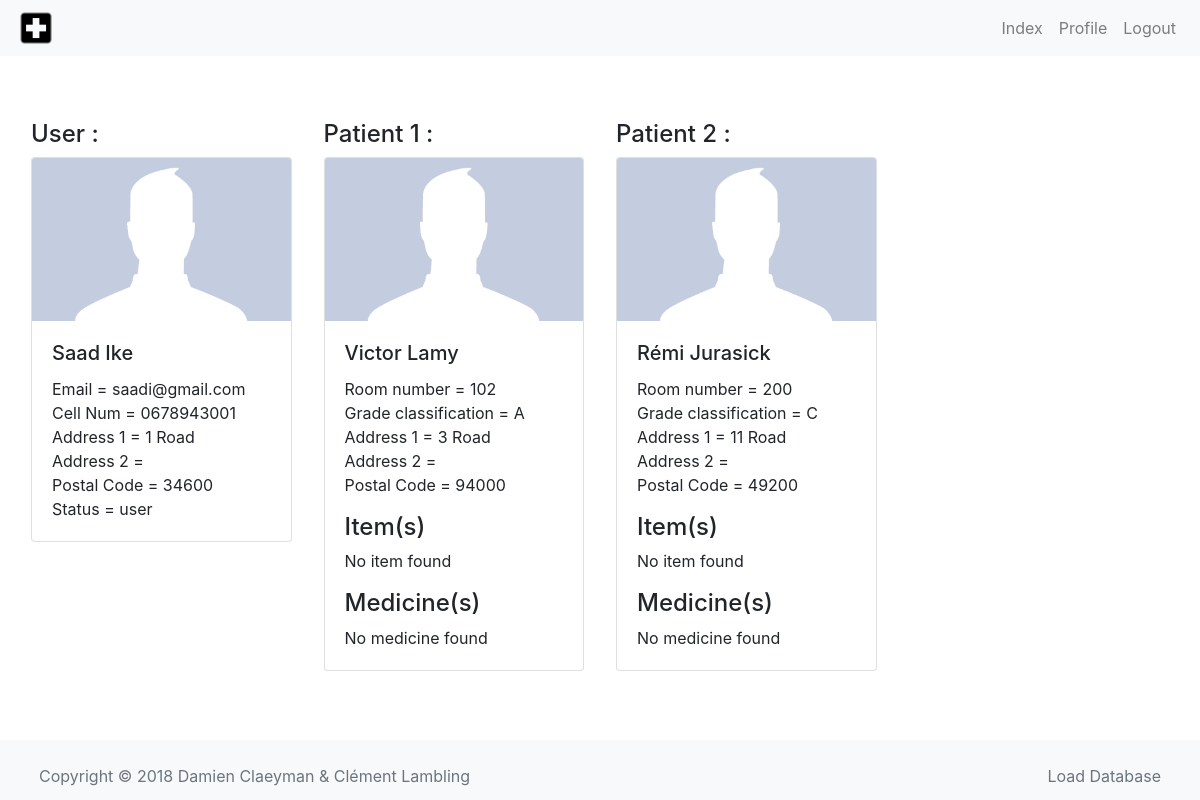
The page /profile.php (signed in) on the database its author committed.
### tables this page shows
CREATE TABLE IF NOT EXISTS `tbl_user` (
  `ID` int(11) NOT NULL AUTO_INCREMENT,
  `FName` varchar(45) NOT NULL,
  `LName` varchar(45) NOT NULL,
  `Address1` varchar(45) NOT NULL,
  `Address2` varchar(45) DEFAULT NULL,
  `PostalCode` int(11) NOT NULL,
  `Email` varchar(45) NOT NULL,
  `CellNum` varchar(45) DEFAULT NULL,
  `Password` varchar(45) NOT NULL,
  `UserImage` varchar(50) DEFAULT NULL,
  `Status` varchar(45) NOT NULL,
  PRIMARY KEY (`ID`)
);

CREATE TABLE IF NOT EXISTS `tbl_patient` (
  `ID` int(11) NOT NULL AUTO_INCREMENT,
  `FName` varchar(45) NOT NULL,
  `LName` varchar(45) NOT NULL,
  `RoomNb` varchar(45) NOT NULL,
  `Password` varchar(45) NOT NULL,
  `Address1` varchar(45) NOT NULL,
  `Address2` varchar(45) DEFAULT NULL,
  `PostalCode` int(11) NOT NULL,
  `GradeClassification` char(1) NOT NULL,
  `PatientImage` varchar(50) DEFAULT NULL,
  `NextOfKin` int(11) NOT NULL,
  PRIMARY KEY (`ID`),
  KEY `fk_tbl_Patient_tbl_User1_idx` (`NextOfKin`)
);

### lib/utilities.php (called while the page is built, shortened)
<?php
function getSessionUser()
{
    if(empty($_SESSION['user']))
    {
        return NULL;
    }
    else
    {
        return unserialize($_SESSION['user']);
    }
}
function autoload($classname)
{
    if (file_exists($file = dirname(__DIR__).'/class/'. $classname . '.php'))
    {
        require $file;
    }
}

### class/User.php (called while the page is built, shortened)
<?php
class User
{
    private $id,
            $cellNum,
            $status;
    public function getId()
    {
        return $this->id;
    }
}

### class/UserManagerPDO.php (called while the page is built, shortened)
<?php
class UserManagerPDO
{
    protected $db;
    public function __construct(PDO $db)
    {
        $this->db = $db;
    }
    public function selectForeignPatient($id)
    {;
        $req = $this->db->prepare('SELECT * FROM tbl_patient WHERE NextOfKin = :id');
        $req->bindValue(':id',$id);
        $req->execute();
        return $req;
    }
    public function selectUser($id)
    {
        $req = $this->db->prepare('SELECT * FROM tbl_user WHERE ID = :id');
        $req->bindValue(':id',$id);
        $req->execute();
        return $req;
    }
}

### profile.php (the view, shortened to what this page needs)
<?php
require_once(__DIR__ . '/lib/utilities.php');
$userSession = getSessionUser();
$db = PDOConnection::getMysqlConnexion();
$managerUser = new UserManagerPDO($db);
$patients = $managerUser->selectForeignPatient($userSession->getId());
?>
<!doctype html>
<html lang="en">
<head>
    <?php include('includes/head.php')?>
</head>
<body>
<?php include('includes/navbar.php')?>
<div class="container-fluid m-0 mt-5 row">
   <div class="p-3 col-12 col-sm-6 col-md-4 col-lg-3">
        <h4>User :</h4>
        <div class="card col-12 p-0 m-0">
           <div class="profile-img">
               <?php
               $reqUser = $managerUser->selectUser($userSession->getId());
               $userData = $reqUser->fetch();
               $filename = $userData['UserImage'];
               if(file_exists($filename))
               {
                   ?>
                   <img src="<?php echo $filename?>" alt="user" class="card-img-top">
                   <?php
               }
               else
               {
                   ?>
                   <img src="images/styles/profile.jpg" alt="user" class="card-img-top">
                   <?php
               }
               ?>
           </div>
            <div class="card-body">
                <h5 class="card-title"><?php echo $userData['FName'].' '.$userData['LName']?></h5>
                <p class="card-text">
                    Email = <?php echo $userData['Email'] ?> <br>
                    Cell Num = <?php echo $userData['CellNum'] ?> <br>
                    Address 1 = <?php echo $userData['Address1'] ?> <br>
                    Address 2 = <?php echo $userData['Address2'] ?> <br>
                    Postal Code = <?php echo $userData['PostalCode'] ?> <br>
                    Status = <?php echo $userData['Status'] ?> <br>
                </p>
            </div>
        </div>
    </div>
<?php
$i = 1;
while($data = $patients->fetch())
{
?>
    <div class="p-3 col-12 col-sm-6 col-md-4 col-lg-3">
        <h4>Patient <?php echo $i ?> : </h4>
        <div class="card col-12 p-0 m-0">
            <div class="profile-img">
                <?php
                $filename = $data['PatientImage'];
                if(file_exists($filename))
                {
                    ?>
                    <img src="<?php echo $data['PatientImage']?>" alt="patient" class="card-img-top">
                    <?php
                }
                else
                {
                    ?>
                    <img src="images/styles/profile.jpg" alt="user" class="card-img-top">
                    <?php
                }
                ?>
            </div>
            <div class="card-body">
                <h5 class="card-title"><?php echo $data['FName'].' '.$data['LName']?></h5>
                <p class="card-text">
                    Room number = <?php echo $data['RoomNb'] ?> <br>
                    Grade classification = <?php echo $data['GradeClassification'] ?> <br>
                    Address 1 = <?php echo $data['Address1'] ?> <br>
                    Address 2 = <?php echo $data['Address2'] ?> <br>
                    Postal Code = <?php echo $data['PostalCode'] ?> <br>
                </p>
                <div>
                    <h4>Item(s)</h4>
                        <?php
                    if(!isset($itemFound))
                    {
                        ?>
                        <span>No item found</span>
                        <?php
                    }
                    ?>
                </div>
                <div class="pt-3">
                    <h4>Medicine(s)</h4>
                        <?php
                    if(!isset($medicineFound))
                    {
                        ?>
                        <span>No medicine found</span>
                        <?php
                    }
                    ?>
                </div>
            </div>
        </div>
    </div>
<?php
    $i++;
}
?>
</div>
<?php include 'includes/footer.php'?>
</body>
</html>

### css/style.css (style rules this page uses)
html { position: relative; min-height: 100%; }
body { margin-bottom: 100px; }
.profile-img { max-height: 200px; overflow: hidden; }

### rows shown on the page
tbl_user: FName "Saad", LName "Ike", Email "saadi@gmail.com", CellNum "0678943001", Address1 "1 Road", PostalCode "34600", Status "user"
tbl_patient: FName "Victor", LName "Lamy", RoomNb "102", GradeClassification "A", Address1 "3 Road", PostalCode "94000"
tbl_patient: FName "Rémi", LName "Jurasick", RoomNb "200", GradeClassification "C", Address1 "11 Road", PostalCode "49200"
